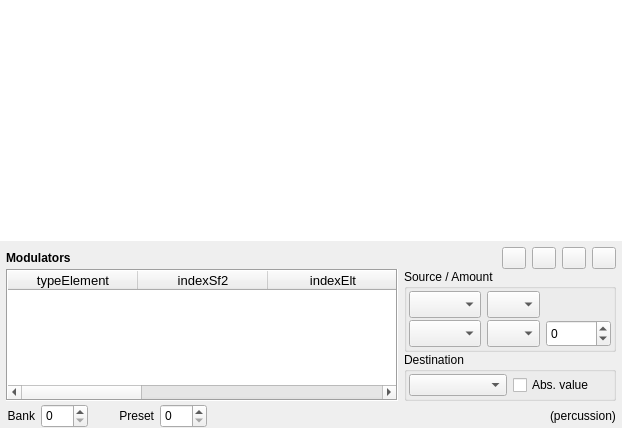
<?xml version="1.0" encoding="UTF-8"?>
<ui version="4.0">
 <class>PagePrst</class>
 <widget class="QWidget" name="PagePrst">
  <property name="geometry">
   <rect>
    <x>0</x>
    <y>0</y>
    <width>622</width>
    <height>428</height>
   </rect>
  </property>
  <property name="windowTitle">
   <string notr="true">Form</string>
  </property>
  <layout class="QGridLayout" name="gridLayout_5">
   <property name="leftMargin">
    <number>0</number>
   </property>
   <property name="topMargin">
    <number>0</number>
   </property>
   <property name="rightMargin">
    <number>0</number>
   </property>
   <property name="bottomMargin">
    <number>0</number>
   </property>
   <property name="verticalSpacing">
    <number>0</number>
   </property>
   <item row="1" column="0">
    <widget class="QStackedWidget" name="stackedWidget">
     <property name="currentIndex">
      <number>0</number>
     </property>
     <widget class="QWidget" name="page">
      <layout class="QVBoxLayout" name="verticalLayout_2">
       <property name="spacing">
        <number>0</number>
       </property>
       <property name="leftMargin">
        <number>0</number>
       </property>
       <property name="topMargin">
        <number>0</number>
       </property>
       <property name="rightMargin">
        <number>0</number>
       </property>
       <property name="bottomMargin">
        <number>0</number>
       </property>
       <item>
        <widget class="TableWidgetPrst" name="tablePrst">
         <property name="font">
          <font>
           <pointsize>10</pointsize>
          </font>
         </property>
         <property name="frameShape">
          <enum>QFrame::NoFrame</enum>
         </property>
         <property name="autoScrollMargin">
          <number>16</number>
         </property>
         <property name="editTriggers">
          <set>QAbstractItemView::AnyKeyPressed|QAbstractItemView::DoubleClicked|QAbstractItemView::SelectedClicked</set>
         </property>
         <property name="selectionMode">
          <enum>QAbstractItemView::ExtendedSelection</enum>
         </property>
         <property name="textElideMode">
          <enum>Qt::ElideMiddle</enum>
         </property>
         <property name="horizontalScrollMode">
          <enum>QAbstractItemView::ScrollPerPixel</enum>
         </property>
         <attribute name="horizontalHeaderMinimumSectionSize">
          <number>18</number>
         </attribute>
         <attribute name="verticalHeaderDefaultSectionSize">
          <number>20</number>
         </attribute>
         <attribute name="verticalHeaderMinimumSectionSize">
          <number>19</number>
         </attribute>
        </widget>
       </item>
       <item>
        <widget class="QFrame" name="frameModulator">
         <property name="frameShape">
          <enum>QFrame::NoFrame</enum>
         </property>
         <property name="frameShadow">
          <enum>QFrame::Raised</enum>
         </property>
         <layout class="QGridLayout" name="gridLayout" columnstretch="100,0">
          <property name="leftMargin">
           <number>6</number>
          </property>
          <property name="topMargin">
           <number>6</number>
          </property>
          <property name="rightMargin">
           <number>6</number>
          </property>
          <property name="bottomMargin">
           <number>3</number>
          </property>
          <property name="verticalSpacing">
           <number>0</number>
          </property>
          <item row="0" column="0">
           <widget class="QLabel" name="label">
            <property name="font">
             <font>
              <weight>75</weight>
              <bold>true</bold>
             </font>
            </property>
            <property name="text">
             <string>Modulators</string>
            </property>
           </widget>
          </item>
          <item row="0" column="1">
           <layout class="QHBoxLayout" name="horizontalLayout_2">
            <property name="spacing">
             <number>6</number>
            </property>
            <item>
             <spacer name="horizontalSpacer_2">
              <property name="orientation">
               <enum>Qt::Horizontal</enum>
              </property>
              <property name="sizeType">
               <enum>QSizePolicy::Expanding</enum>
              </property>
              <property name="sizeHint" stdset="0">
               <size>
                <width>10</width>
                <height>20</height>
               </size>
              </property>
             </spacer>
            </item>
            <item>
             <widget class="QPushButton" name="pushNouveauMod">
              <property name="minimumSize">
               <size>
                <width>24</width>
                <height>0</height>
               </size>
              </property>
              <property name="maximumSize">
               <size>
                <width>24</width>
                <height>24</height>
               </size>
              </property>
              <property name="toolTip">
               <string>Add a modulator</string>
              </property>
              <property name="text">
               <string/>
              </property>
              <property name="icon">
               <iconset>
                <normaloff>:/icons/add</normaloff>:/icons/add</iconset>
              </property>
             </widget>
            </item>
            <item>
             <widget class="QPushButton" name="pushSupprimerMod">
              <property name="minimumSize">
               <size>
                <width>24</width>
                <height>0</height>
               </size>
              </property>
              <property name="maximumSize">
               <size>
                <width>24</width>
                <height>24</height>
               </size>
              </property>
              <property name="toolTip">
               <string>Delete a modulator</string>
              </property>
              <property name="text">
               <string/>
              </property>
              <property name="icon">
               <iconset>
                <normaloff>:/icons/remove</normaloff>:/icons/remove</iconset>
              </property>
             </widget>
            </item>
            <item>
             <widget class="QPushButton" name="pushCopyMod">
              <property name="maximumSize">
               <size>
                <width>24</width>
                <height>24</height>
               </size>
              </property>
              <property name="toolTip">
               <string>Copy modulators</string>
              </property>
              <property name="text">
               <string/>
              </property>
              <property name="icon">
               <iconset>
                <normaloff>:/icons/copy</normaloff>:/icons/copy</iconset>
              </property>
              <property name="iconSize">
               <size>
                <width>22</width>
                <height>22</height>
               </size>
              </property>
             </widget>
            </item>
            <item>
             <widget class="QPushButton" name="pushPasteMod">
              <property name="maximumSize">
               <size>
                <width>24</width>
                <height>24</height>
               </size>
              </property>
              <property name="toolTip">
               <string>Paste the copied modulators</string>
              </property>
              <property name="text">
               <string/>
              </property>
              <property name="icon">
               <iconset>
                <normaloff>:/icons/paste</normaloff>:/icons/paste</iconset>
              </property>
             </widget>
            </item>
           </layout>
          </item>
          <item row="1" column="0" rowspan="2">
           <widget class="TableWidgetMod" name="tableMod">
            <property name="sizePolicy">
             <sizepolicy hsizetype="Expanding" vsizetype="Ignored">
              <horstretch>0</horstretch>
              <verstretch>0</verstretch>
             </sizepolicy>
            </property>
            <property name="font">
             <font>
              <pointsize>10</pointsize>
              <weight>50</weight>
              <bold>false</bold>
             </font>
            </property>
            <property name="frameShape">
             <enum>QFrame::Box</enum>
            </property>
            <property name="editTriggers">
             <set>QAbstractItemView::NoEditTriggers</set>
            </property>
            <property name="tabKeyNavigation">
             <bool>false</bool>
            </property>
            <property name="showDropIndicator" stdset="0">
             <bool>false</bool>
            </property>
            <property name="dragDropOverwriteMode">
             <bool>false</bool>
            </property>
            <property name="selectionMode">
             <enum>QAbstractItemView::ExtendedSelection</enum>
            </property>
            <property name="selectionBehavior">
             <enum>QAbstractItemView::SelectRows</enum>
            </property>
            <property name="verticalScrollMode">
             <enum>QAbstractItemView::ScrollPerItem</enum>
            </property>
            <property name="horizontalScrollMode">
             <enum>QAbstractItemView::ScrollPerPixel</enum>
            </property>
            <property name="columnCount">
             <number>9</number>
            </property>
            <attribute name="horizontalHeaderDefaultSectionSize">
             <number>130</number>
            </attribute>
            <attribute name="horizontalHeaderHighlightSections">
             <bool>false</bool>
            </attribute>
            <attribute name="horizontalHeaderMinimumSectionSize">
             <number>18</number>
            </attribute>
            <attribute name="horizontalHeaderStretchLastSection">
             <bool>true</bool>
            </attribute>
            <attribute name="verticalHeaderVisible">
             <bool>false</bool>
            </attribute>
            <attribute name="verticalHeaderDefaultSectionSize">
             <number>19</number>
            </attribute>
            <column>
             <property name="text">
              <string notr="true">typeElement</string>
             </property>
            </column>
            <column>
             <property name="text">
              <string notr="true">indexSf2</string>
             </property>
            </column>
            <column>
             <property name="text">
              <string notr="true">indexElt</string>
             </property>
            </column>
            <column>
             <property name="text">
              <string notr="true">indexElt2</string>
             </property>
            </column>
            <column>
             <property name="text">
              <string notr="true">indexMod</string>
             </property>
            </column>
            <column>
             <property name="text">
              <string notr="true">#</string>
             </property>
             <property name="font">
              <font>
               <weight>75</weight>
               <bold>true</bold>
              </font>
             </property>
            </column>
            <column>
             <property name="text">
              <string>Source</string>
             </property>
             <property name="font">
              <font>
               <weight>75</weight>
               <bold>true</bold>
              </font>
             </property>
            </column>
            <column>
             <property name="text">
              <string>Amount</string>
             </property>
             <property name="font">
              <font>
               <weight>75</weight>
               <bold>true</bold>
              </font>
             </property>
            </column>
            <column>
             <property name="text">
              <string>Destination</string>
             </property>
             <property name="font">
              <font>
               <weight>75</weight>
               <bold>true</bold>
              </font>
             </property>
            </column>
           </widget>
          </item>
          <item row="1" column="1">
           <widget class="QGroupBox" name="groupBox_4">
            <property name="sizePolicy">
             <sizepolicy hsizetype="Expanding" vsizetype="Preferred">
              <horstretch>0</horstretch>
              <verstretch>0</verstretch>
             </sizepolicy>
            </property>
            <property name="title">
             <string>Source / Amount</string>
            </property>
            <layout class="QGridLayout" name="gridLayout_2">
             <property name="leftMargin">
              <number>2</number>
             </property>
             <property name="topMargin">
              <number>2</number>
             </property>
             <property name="rightMargin">
              <number>2</number>
             </property>
             <property name="bottomMargin">
              <number>2</number>
             </property>
             <property name="horizontalSpacing">
              <number>6</number>
             </property>
             <property name="verticalSpacing">
              <number>2</number>
             </property>
             <item row="1" column="0">
              <widget class="ComboBox" name="comboSource2">
               <property name="maximumSize">
                <size>
                 <width>170</width>
                 <height>27</height>
                </size>
               </property>
               <property name="font">
                <font>
                 <weight>50</weight>
                 <bold>false</bold>
                </font>
               </property>
              </widget>
             </item>
             <item row="1" column="1">
              <widget class="TableComboBox" name="comboCourbeSource2">
               <property name="minimumSize">
                <size>
                 <width>0</width>
                 <height>27</height>
                </size>
               </property>
               <property name="maximumSize">
                <size>
                 <width>53</width>
                 <height>27</height>
                </size>
               </property>
               <property name="font">
                <font>
                 <weight>50</weight>
                 <bold>false</bold>
                </font>
               </property>
               <property name="sizeAdjustPolicy">
                <enum>QComboBox::AdjustToContents</enum>
               </property>
              </widget>
             </item>
             <item row="0" column="0">
              <widget class="ComboBox" name="comboSource1">
               <property name="maximumSize">
                <size>
                 <width>170</width>
                 <height>27</height>
                </size>
               </property>
               <property name="font">
                <font>
                 <weight>50</weight>
                 <bold>false</bold>
                </font>
               </property>
               <property name="sizeAdjustPolicy">
                <enum>QComboBox::AdjustToContents</enum>
               </property>
              </widget>
             </item>
             <item row="0" column="1">
              <widget class="TableComboBox" name="comboCourbeSource1">
               <property name="minimumSize">
                <size>
                 <width>0</width>
                 <height>27</height>
                </size>
               </property>
               <property name="maximumSize">
                <size>
                 <width>53</width>
                 <height>27</height>
                </size>
               </property>
               <property name="font">
                <font>
                 <weight>50</weight>
                 <bold>false</bold>
                </font>
               </property>
               <property name="sizeAdjustPolicy">
                <enum>QComboBox::AdjustToContents</enum>
               </property>
               <property name="modelColumn">
                <number>0</number>
               </property>
              </widget>
             </item>
             <item row="1" column="2">
              <widget class="QSpinBox" name="spinSource2">
               <property name="sizePolicy">
                <sizepolicy hsizetype="Minimum" vsizetype="Preferred">
                 <horstretch>0</horstretch>
                 <verstretch>0</verstretch>
                </sizepolicy>
               </property>
               <property name="minimum">
                <number>-32768</number>
               </property>
               <property name="maximum">
                <number>32767</number>
               </property>
              </widget>
             </item>
            </layout>
           </widget>
          </item>
          <item row="2" column="1">
           <widget class="QGroupBox" name="groupBox_2">
            <property name="title">
             <string>Destination</string>
            </property>
            <layout class="QGridLayout" name="gridLayout_3">
             <property name="leftMargin">
              <number>2</number>
             </property>
             <property name="topMargin">
              <number>2</number>
             </property>
             <property name="rightMargin">
              <number>2</number>
             </property>
             <property name="bottomMargin">
              <number>2</number>
             </property>
             <property name="verticalSpacing">
              <number>2</number>
             </property>
             <item row="0" column="0">
              <widget class="ComboBox" name="comboDestination">
               <property name="maximumSize">
                <size>
                 <width>170</width>
                 <height>27</height>
                </size>
               </property>
               <property name="font">
                <font>
                 <weight>50</weight>
                 <bold>false</bold>
                </font>
               </property>
              </widget>
             </item>
             <item row="0" column="1">
              <widget class="QCheckBox" name="checkAbs">
               <property name="sizePolicy">
                <sizepolicy hsizetype="Minimum" vsizetype="Preferred">
                 <horstretch>0</horstretch>
                 <verstretch>0</verstretch>
                </sizepolicy>
               </property>
               <property name="text">
                <string>Abs. value</string>
               </property>
              </widget>
             </item>
            </layout>
           </widget>
          </item>
         </layout>
        </widget>
       </item>
      </layout>
     </widget>
     <widget class="QWidget" name="page_2">
      <layout class="QGridLayout" name="gridLayout_4">
       <property name="leftMargin">
        <number>0</number>
       </property>
       <property name="topMargin">
        <number>0</number>
       </property>
       <property name="rightMargin">
        <number>0</number>
       </property>
       <property name="bottomMargin">
        <number>0</number>
       </property>
       <item row="0" column="0">
        <widget class="GraphicsViewRange" name="rangeEditor">
         <property name="frameShape">
          <enum>QFrame::NoFrame</enum>
         </property>
        </widget>
       </item>
      </layout>
     </widget>
    </widget>
   </item>
   <item row="2" column="0">
    <widget class="QFrame" name="frameBottom">
     <property name="minimumSize">
      <size>
       <width>0</width>
       <height>24</height>
      </size>
     </property>
     <property name="maximumSize">
      <size>
       <width>16777215</width>
       <height>24</height>
      </size>
     </property>
     <layout class="QHBoxLayout" name="horizontalLayout">
      <property name="spacing">
       <number>6</number>
      </property>
      <property name="leftMargin">
       <number>6</number>
      </property>
      <property name="topMargin">
       <number>0</number>
      </property>
      <property name="rightMargin">
       <number>6</number>
      </property>
      <property name="bottomMargin">
       <number>0</number>
      </property>
      <item>
       <widget class="QLabel" name="label_2">
        <property name="minimumSize">
         <size>
          <width>0</width>
          <height>19</height>
         </size>
        </property>
        <property name="text">
         <string>Bank</string>
        </property>
        <property name="alignment">
         <set>Qt::AlignRight|Qt::AlignTrailing|Qt::AlignVCenter</set>
        </property>
       </widget>
      </item>
      <item>
       <widget class="SpinBox" name="spinBank">
        <property name="maximumSize">
         <size>
          <width>16777215</width>
          <height>24</height>
         </size>
        </property>
        <property name="accelerated">
         <bool>true</bool>
        </property>
        <property name="maximum">
         <number>128</number>
        </property>
       </widget>
      </item>
      <item>
       <widget class="QLabel" name="label_3">
        <property name="minimumSize">
         <size>
          <width>60</width>
          <height>19</height>
         </size>
        </property>
        <property name="text">
         <string>Preset</string>
        </property>
        <property name="alignment">
         <set>Qt::AlignRight|Qt::AlignTrailing|Qt::AlignVCenter</set>
        </property>
       </widget>
      </item>
      <item>
       <widget class="SpinBox" name="spinPreset">
        <property name="maximumSize">
         <size>
          <width>60</width>
          <height>24</height>
         </size>
        </property>
        <property name="accelerated">
         <bool>true</bool>
        </property>
        <property name="maximum">
         <number>127</number>
        </property>
       </widget>
      </item>
      <item>
       <spacer name="horizontalSpacer">
        <property name="orientation">
         <enum>Qt::Horizontal</enum>
        </property>
        <property name="sizeHint" stdset="0">
         <size>
          <width>40</width>
          <height>20</height>
         </size>
        </property>
       </spacer>
      </item>
      <item>
       <widget class="QLabel" name="labelPercussion">
        <property name="text">
         <string>(percussion)</string>
        </property>
       </widget>
      </item>
     </layout>
    </widget>
   </item>
  </layout>
 </widget>
 <customwidgets>
  <customwidget>
   <class>TableWidgetMod</class>
   <extends>QTableWidget</extends>
   <header>page.h</header>
   <slots>
    <signal>deleteModPressed()</signal>
    <signal>copyAsked()</signal>
    <signal>pasteAsked()</signal>
   </slots>
  </customwidget>
  <customwidget>
   <class>TableComboBox</class>
   <extends>QComboBox</extends>
   <header>page.h</header>
   <slots>
    <signal>clicked(int,int)</signal>
    <signal>editingFinished()</signal>
   </slots>
  </customwidget>
  <customwidget>
   <class>ComboBox</class>
   <extends>QComboBox</extends>
   <header>page.h</header>
   <slots>
    <signal>clicked(int)</signal>
   </slots>
  </customwidget>
  <customwidget>
   <class>GraphicsViewRange</class>
   <extends>QGraphicsView</extends>
   <header>graphicsviewrange.h</header>
   <container>1</container>
  </customwidget>
  <customwidget>
   <class>TableWidgetPrst</class>
   <extends>QTableWidget</extends>
   <header>pageprst.h</header>
  </customwidget>
  <customwidget>
   <class>SpinBox</class>
   <extends>QSpinBox</extends>
   <header>pageprst.h</header>
  </customwidget>
 </customwidgets>
 <tabstops>
  <tabstop>spinBank</tabstop>
  <tabstop>spinPreset</tabstop>
 </tabstops>
 <resources/>
 <connections>
  <connection>
   <sender>tablePrst</sender>
   <signal>cellChanged(int,int)</signal>
   <receiver>PagePrst</receiver>
   <slot>set(int,int)</slot>
   <hints>
    <hint type="sourcelabel">
     <x>159</x>
     <y>119</y>
    </hint>
    <hint type="destinationlabel">
     <x>159</x>
     <y>119</y>
    </hint>
   </hints>
  </connection>
  <connection>
   <sender>tablePrst</sender>
   <signal>itemSelectionChanged()</signal>
   <receiver>PagePrst</receiver>
   <slot>selected()</slot>
   <hints>
    <hint type="sourcelabel">
     <x>159</x>
     <y>119</y>
    </hint>
    <hint type="destinationlabel">
     <x>159</x>
     <y>119</y>
    </hint>
   </hints>
  </connection>
  <connection>
   <sender>tableMod</sender>
   <signal>itemSelectionChanged()</signal>
   <receiver>PagePrst</receiver>
   <slot>afficheEditMod()</slot>
   <hints>
    <hint type="sourcelabel">
     <x>158</x>
     <y>359</y>
    </hint>
    <hint type="destinationlabel">
     <x>310</x>
     <y>213</y>
    </hint>
   </hints>
  </connection>
  <connection>
   <sender>spinSource2</sender>
   <signal>editingFinished()</signal>
   <receiver>PagePrst</receiver>
   <slot>setAmount()</slot>
   <hints>
    <hint type="sourcelabel">
     <x>580</x>
     <y>361</y>
    </hint>
    <hint type="destinationlabel">
     <x>310</x>
     <y>213</y>
    </hint>
   </hints>
  </connection>
  <connection>
   <sender>comboSource2</sender>
   <signal>clicked(int)</signal>
   <receiver>PagePrst</receiver>
   <slot>setSource2(int)</slot>
   <hints>
    <hint type="sourcelabel">
     <x>404</x>
     <y>361</y>
    </hint>
    <hint type="destinationlabel">
     <x>310</x>
     <y>213</y>
    </hint>
   </hints>
  </connection>
  <connection>
   <sender>comboSource1</sender>
   <signal>clicked(int)</signal>
   <receiver>PagePrst</receiver>
   <slot>setSource(int)</slot>
   <hints>
    <hint type="sourcelabel">
     <x>404</x>
     <y>332</y>
    </hint>
    <hint type="destinationlabel">
     <x>310</x>
     <y>213</y>
    </hint>
   </hints>
  </connection>
  <connection>
   <sender>comboDestination</sender>
   <signal>clicked(int)</signal>
   <receiver>PagePrst</receiver>
   <slot>setDest(int)</slot>
   <hints>
    <hint type="sourcelabel">
     <x>404</x>
     <y>403</y>
    </hint>
    <hint type="destinationlabel">
     <x>310</x>
     <y>213</y>
    </hint>
   </hints>
  </connection>
  <connection>
   <sender>comboCourbeSource2</sender>
   <signal>clicked(int,int)</signal>
   <receiver>PagePrst</receiver>
   <slot>setSourceAmountType(int,int)</slot>
   <hints>
    <hint type="sourcelabel">
     <x>517</x>
     <y>361</y>
    </hint>
    <hint type="destinationlabel">
     <x>310</x>
     <y>213</y>
    </hint>
   </hints>
  </connection>
  <connection>
   <sender>comboCourbeSource1</sender>
   <signal>clicked(int,int)</signal>
   <receiver>PagePrst</receiver>
   <slot>setSourceType(int,int)</slot>
   <hints>
    <hint type="sourcelabel">
     <x>517</x>
     <y>331</y>
    </hint>
    <hint type="destinationlabel">
     <x>310</x>
     <y>213</y>
    </hint>
   </hints>
  </connection>
  <connection>
   <sender>checkAbs</sender>
   <signal>clicked()</signal>
   <receiver>PagePrst</receiver>
   <slot>setAbs()</slot>
   <hints>
    <hint type="sourcelabel">
     <x>552</x>
     <y>402</y>
    </hint>
    <hint type="destinationlabel">
     <x>310</x>
     <y>213</y>
    </hint>
   </hints>
  </connection>
  <connection>
   <sender>pushNouveauMod</sender>
   <signal>clicked()</signal>
   <receiver>PagePrst</receiver>
   <slot>nouveauMod()</slot>
   <hints>
    <hint type="sourcelabel">
     <x>569</x>
     <y>287</y>
    </hint>
    <hint type="destinationlabel">
     <x>310</x>
     <y>213</y>
    </hint>
   </hints>
  </connection>
  <connection>
   <sender>pushSupprimerMod</sender>
   <signal>clicked()</signal>
   <receiver>PagePrst</receiver>
   <slot>supprimerMod()</slot>
   <hints>
    <hint type="sourcelabel">
     <x>599</x>
     <y>287</y>
    </hint>
    <hint type="destinationlabel">
     <x>310</x>
     <y>213</y>
    </hint>
   </hints>
  </connection>
  <connection>
   <sender>pushCopyMod</sender>
   <signal>clicked()</signal>
   <receiver>PagePrst</receiver>
   <slot>copyMod()</slot>
   <hints>
    <hint type="sourcelabel">
     <x>533</x>
     <y>290</y>
    </hint>
    <hint type="destinationlabel">
     <x>310</x>
     <y>213</y>
    </hint>
   </hints>
  </connection>
  <connection>
   <sender>spinBank</sender>
   <signal>editingFinished()</signal>
   <receiver>PagePrst</receiver>
   <slot>setBank()</slot>
   <hints>
    <hint type="sourcelabel">
     <x>85</x>
     <y>12</y>
    </hint>
    <hint type="destinationlabel">
     <x>310</x>
     <y>213</y>
    </hint>
   </hints>
  </connection>
  <connection>
   <sender>spinPreset</sender>
   <signal>editingFinished()</signal>
   <receiver>PagePrst</receiver>
   <slot>setPreset()</slot>
   <hints>
    <hint type="sourcelabel">
     <x>204</x>
     <y>12</y>
    </hint>
    <hint type="destinationlabel">
     <x>310</x>
     <y>213</y>
    </hint>
   </hints>
  </connection>
  <connection>
   <sender>tableMod</sender>
   <signal>deleteModPressed()</signal>
   <receiver>PagePrst</receiver>
   <slot>supprimerMod()</slot>
   <hints>
    <hint type="sourcelabel">
     <x>200</x>
     <y>358</y>
    </hint>
    <hint type="destinationlabel">
     <x>310</x>
     <y>213</y>
    </hint>
   </hints>
  </connection>
  <connection>
   <sender>pushPasteMod</sender>
   <signal>clicked()</signal>
   <receiver>PagePrst</receiver>
   <slot>pasteMod()</slot>
   <hints>
    <hint type="sourcelabel">
     <x>597</x>
     <y>280</y>
    </hint>
    <hint type="destinationlabel">
     <x>310</x>
     <y>213</y>
    </hint>
   </hints>
  </connection>
  <connection>
   <sender>tableMod</sender>
   <signal>copyAsked()</signal>
   <receiver>PagePrst</receiver>
   <slot>copyMod()</slot>
   <hints>
    <hint type="sourcelabel">
     <x>200</x>
     <y>358</y>
    </hint>
    <hint type="destinationlabel">
     <x>310</x>
     <y>213</y>
    </hint>
   </hints>
  </connection>
  <connection>
   <sender>tableMod</sender>
   <signal>pasteAsked()</signal>
   <receiver>PagePrst</receiver>
   <slot>pasteMod()</slot>
   <hints>
    <hint type="sourcelabel">
     <x>200</x>
     <y>358</y>
    </hint>
    <hint type="destinationlabel">
     <x>310</x>
     <y>213</y>
    </hint>
   </hints>
  </connection>
 </connections>
 <slots>
  <slot>set(int,int)</slot>
  <slot>selected()</slot>
  <slot>setAmount()</slot>
  <slot>setAbs()</slot>
  <slot>afficheEditMod()</slot>
  <slot>setSourceAmountType(int,int)</slot>
  <slot>setSourceType(int,int)</slot>
  <slot>setDest(int)</slot>
  <slot>setSource(int)</slot>
  <slot>setSource2(int)</slot>
  <slot>nouveauMod()</slot>
  <slot>supprimerMod()</slot>
  <slot>setBank()</slot>
  <slot>setPreset()</slot>
  <slot>copyMod()</slot>
  <slot>pasteMod()</slot>
 </slots>
</ui>
